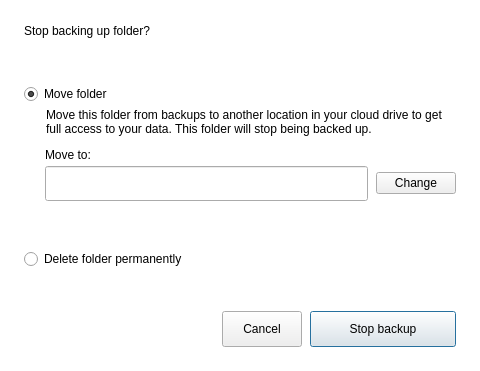
<?xml version="1.0" encoding="UTF-8"?>
<ui version="4.0">
 <class>RemoveBackupDialog</class>
 <widget class="QDialog" name="RemoveBackupDialog">
  <property name="geometry">
   <rect>
    <x>0</x>
    <y>0</y>
    <width>536</width>
    <height>403</height>
   </rect>
  </property>
  <property name="minimumSize">
   <size>
    <width>536</width>
    <height>350</height>
   </size>
  </property>
  <property name="windowTitle">
   <string>Stop backup</string>
  </property>
  <property name="styleSheet">
   <string notr="true">#RemoveBackupDialog
{
background-color: #ffffff; /*colorToken.page-background*/
}

#lErrorHint
{
color: #ffe31b57; /*colorToken.text-error*/
}

</string>
  </property>
  <property name="TOKENIZED" stdset="0">
   <bool>true</bool>
  </property>
  <layout class="QVBoxLayout" name="verticalLayout_7">
   <property name="spacing">
    <number>24</number>
   </property>
   <property name="sizeConstraint">
    <enum>QLayout::SetFixedSize</enum>
   </property>
   <property name="leftMargin">
    <number>24</number>
   </property>
   <property name="topMargin">
    <number>24</number>
   </property>
   <property name="rightMargin">
    <number>24</number>
   </property>
   <property name="bottomMargin">
    <number>24</number>
   </property>
   <item>
    <layout class="QVBoxLayout" name="verticalLayout_4">
     <property name="spacing">
      <number>8</number>
     </property>
     <item>
      <widget class="QLabel" name="lTitle">
       <property name="sizePolicy">
        <sizepolicy hsizetype="Preferred" vsizetype="Fixed">
         <horstretch>0</horstretch>
         <verstretch>0</verstretch>
        </sizepolicy>
       </property>
       <property name="minimumSize">
        <size>
         <width>432</width>
         <height>0</height>
        </size>
       </property>
       <property name="text">
        <string>Stop backing up folder?</string>
       </property>
       <property name="semibold" stdset="0">
        <bool>false</bool>
       </property>
       <property name="font-size" stdset="0">
        <string notr="true">body-1</string>
       </property>
      </widget>
     </item>
     <item>
      <widget class="QLabel" name="lSecondaryText">
       <property name="sizePolicy">
        <sizepolicy hsizetype="Preferred" vsizetype="Fixed">
         <horstretch>0</horstretch>
         <verstretch>0</verstretch>
        </sizepolicy>
       </property>
       <property name="minimumSize">
        <size>
         <width>432</width>
         <height>0</height>
        </size>
       </property>
       <property name="text">
        <string/>
       </property>
       <property name="textFormat">
        <enum>Qt::RichText</enum>
       </property>
       <property name="wordWrap">
        <bool>true</bool>
       </property>
       <property name="regular" stdset="0">
        <string notr="true"/>
       </property>
       <property name="font-size" stdset="0">
        <string notr="true">body-2</string>
       </property>
      </widget>
     </item>
    </layout>
   </item>
   <item>
    <layout class="QVBoxLayout" name="verticalLayout_5">
     <property name="spacing">
      <number>12</number>
     </property>
     <item>
      <layout class="QVBoxLayout" name="verticalLayout_2">
       <property name="spacing">
        <number>4</number>
       </property>
       <item>
        <widget class="QRadioButton" name="rMoveFolder">
         <property name="cursor">
          <cursorShape>PointingHandCursor</cursorShape>
         </property>
         <property name="text">
          <string>Move folder</string>
         </property>
         <property name="checked">
          <bool>true</bool>
         </property>
         <property name="autoExclusive">
          <bool>false</bool>
         </property>
         <property name="semibold" stdset="0">
          <bool>false</bool>
         </property>
         <property name="font-size" stdset="0">
          <string notr="true">body-2</string>
         </property>
        </widget>
       </item>
       <item>
        <layout class="QHBoxLayout" name="horizontalLayout_3">
         <property name="spacing">
          <number>0</number>
         </property>
         <property name="leftMargin">
          <number>22</number>
         </property>
         <property name="rightMargin">
          <number>0</number>
         </property>
         <item>
          <widget class="QLabel" name="lMoveFolder">
           <property name="minimumSize">
            <size>
             <width>0</width>
             <height>0</height>
            </size>
           </property>
           <property name="text">
            <string>Move this folder from backups to another location in your cloud drive to get full access to your data. This folder will stop being backed up.</string>
           </property>
           <property name="wordWrap">
            <bool>true</bool>
           </property>
           <property name="font-size" stdset="0">
            <string notr="true">body-2</string>
           </property>
           <property name="regular" stdset="0">
            <string notr="true"/>
           </property>
           <property name="type" stdset="0">
            <string notr="true">secondary</string>
           </property>
          </widget>
         </item>
        </layout>
       </item>
      </layout>
     </item>
     <item>
      <widget class="QWidget" name="moveToContainer" native="true">
       <property name="enabled">
        <bool>true</bool>
       </property>
       <property name="minimumSize">
        <size>
         <width>0</width>
         <height>69</height>
        </size>
       </property>
       <layout class="QVBoxLayout" name="verticalLayout_3">
        <property name="spacing">
         <number>4</number>
        </property>
        <property name="leftMargin">
         <number>21</number>
        </property>
        <property name="topMargin">
         <number>0</number>
        </property>
        <property name="rightMargin">
         <number>0</number>
        </property>
        <property name="bottomMargin">
         <number>0</number>
        </property>
        <item>
         <widget class="QLabel" name="lMoveTo">
          <property name="maximumSize">
           <size>
            <width>16777215</width>
            <height>30</height>
           </size>
          </property>
          <property name="text">
           <string>Move to:</string>
          </property>
          <property name="semibold" stdset="0">
           <bool>false</bool>
          </property>
          <property name="font-size" stdset="0">
           <string notr="true">body-2</string>
          </property>
         </widget>
        </item>
        <item>
         <layout class="QHBoxLayout" name="horizontalLayout_5">
          <property name="spacing">
           <number>8</number>
          </property>
          <item>
           <widget class="QLineEdit" name="lTarget">
            <property name="minimumSize">
             <size>
              <width>0</width>
              <height>35</height>
             </size>
            </property>
            <property name="maximumSize">
             <size>
              <width>16777215</width>
              <height>35</height>
             </size>
            </property>
            <property name="text">
             <string/>
            </property>
            <property name="type" stdset="0">
             <string notr="true">mega</string>
            </property>
            <property name="error" stdset="0">
             <string notr="true">false</string>
            </property>
           </widget>
          </item>
          <item>
           <widget class="QPushButton" name="bChange">
            <property name="minimumSize">
             <size>
              <width>0</width>
              <height>0</height>
             </size>
            </property>
            <property name="maximumSize">
             <size>
              <width>16777215</width>
              <height>16777215</height>
             </size>
            </property>
            <property name="cursor">
             <cursorShape>PointingHandCursor</cursorShape>
            </property>
            <property name="text">
             <string>Change</string>
            </property>
            <property name="type" stdset="0">
             <string notr="true">secondary</string>
            </property>
            <property name="dimension" stdset="0">
             <string notr="true">medium</string>
            </property>
           </widget>
          </item>
         </layout>
        </item>
        <item>
         <layout class="QHBoxLayout" name="horizontalLayout">
          <property name="spacing">
           <number>0</number>
          </property>
          <item>
           <widget class="QLabel" name="lErrorHint">
            <property name="text">
             <string/>
            </property>
            <property name="wordWrap">
             <bool>true</bool>
            </property>
           </widget>
          </item>
          <item>
           <spacer name="horizontalSpacer_2">
            <property name="orientation">
             <enum>Qt::Horizontal</enum>
            </property>
            <property name="sizeType">
             <enum>QSizePolicy::Fixed</enum>
            </property>
            <property name="sizeHint" stdset="0">
             <size>
              <width>80</width>
              <height>20</height>
             </size>
            </property>
           </spacer>
          </item>
         </layout>
        </item>
       </layout>
      </widget>
     </item>
    </layout>
   </item>
   <item>
    <layout class="QVBoxLayout" name="verticalLayout">
     <property name="spacing">
      <number>4</number>
     </property>
     <item>
      <widget class="QRadioButton" name="rDeleteFolder">
       <property name="cursor">
        <cursorShape>PointingHandCursor</cursorShape>
       </property>
       <property name="text">
        <string>Delete folder permanently</string>
       </property>
       <property name="checked">
        <bool>false</bool>
       </property>
       <property name="autoExclusive">
        <bool>false</bool>
       </property>
       <property name="font-size" stdset="0">
        <string notr="true">body-2</string>
       </property>
       <property name="semibold" stdset="0">
        <bool>false</bool>
       </property>
      </widget>
     </item>
     <item>
      <layout class="QHBoxLayout" name="horizontalLayout_4">
       <property name="leftMargin">
        <number>22</number>
       </property>
       <item>
        <widget class="QLabel" name="lDeleteFolder">
         <property name="text">
          <string/>
         </property>
         <property name="textFormat">
          <enum>Qt::RichText</enum>
         </property>
         <property name="wordWrap">
          <bool>true</bool>
         </property>
         <property name="font-size" stdset="0">
          <string notr="true">body-2</string>
         </property>
         <property name="regular" stdset="0">
          <string notr="true"/>
         </property>
         <property name="type" stdset="0">
          <string notr="true">secondary</string>
         </property>
        </widget>
       </item>
      </layout>
     </item>
    </layout>
   </item>
   <item>
    <layout class="QHBoxLayout" name="horizontalLayout_2">
     <property name="spacing">
      <number>8</number>
     </property>
     <property name="bottomMargin">
      <number>0</number>
     </property>
     <item>
      <spacer name="horizontalSpacer">
       <property name="orientation">
        <enum>Qt::Horizontal</enum>
       </property>
       <property name="sizeHint" stdset="0">
        <size>
         <width>40</width>
         <height>20</height>
        </size>
       </property>
      </spacer>
     </item>
     <item>
      <widget class="QPushButton" name="bCancel">
       <property name="minimumSize">
        <size>
         <width>80</width>
         <height>36</height>
        </size>
       </property>
       <property name="maximumSize">
        <size>
         <width>16777215</width>
         <height>36</height>
        </size>
       </property>
       <property name="cursor">
        <cursorShape>PointingHandCursor</cursorShape>
       </property>
       <property name="text">
        <string>Cancel</string>
       </property>
       <property name="default">
        <bool>false</bool>
       </property>
       <property name="flat">
        <bool>false</bool>
       </property>
       <property name="type" stdset="0">
        <string notr="true">outline</string>
       </property>
       <property name="dimension" stdset="0">
        <string notr="true">medium</string>
       </property>
      </widget>
     </item>
     <item>
      <widget class="TokenizableButton" name="bConfirm">
       <property name="enabled">
        <bool>true</bool>
       </property>
       <property name="minimumSize">
        <size>
         <width>146</width>
         <height>36</height>
        </size>
       </property>
       <property name="maximumSize">
        <size>
         <width>16777215</width>
         <height>36</height>
        </size>
       </property>
       <property name="cursor">
        <cursorShape>PointingHandCursor</cursorShape>
       </property>
       <property name="text">
        <string>Stop backup</string>
       </property>
       <property name="icon">
        <iconset resource="../../../../gui/Resources_common.qrc">
         <normaloff>:/database-x_medium_thin_outline</normaloff>:/database-x_medium_thin_outline</iconset>
       </property>
       <property name="default">
        <bool>true</bool>
       </property>
       <property name="flat">
        <bool>false</bool>
       </property>
       <property name="type" stdset="0">
        <string notr="true">primary</string>
       </property>
       <property name="dimension" stdset="0">
        <string notr="true">medium</string>
       </property>
      </widget>
     </item>
    </layout>
   </item>
  </layout>
 </widget>
 <customwidgets>
  <customwidget>
   <class>TokenizableButton</class>
   <extends>QPushButton</extends>
   <header>tokenizer/TokenizableItems/TokenizableButtons.h</header>
  </customwidget>
 </customwidgets>
 <resources>
  <include location="../../../../gui/Resources_common.qrc"/>
 </resources>
 <connections/>
</ui>
